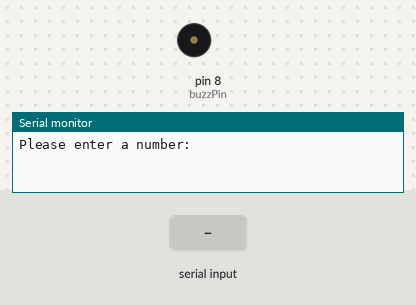
Recording of a sketch running on a simulated Arduino Uno, built with avr-gcc and run on an emulated ATmega328P. Parts: buzzer (waves = sounding, pin HIGH), the last lines printed to the serial monitor. Inputs (shaded band) come from the test bench.

Above: at 1.2 s.
1.3 s: "90,45\n" received over Serial
At 2.6 s:
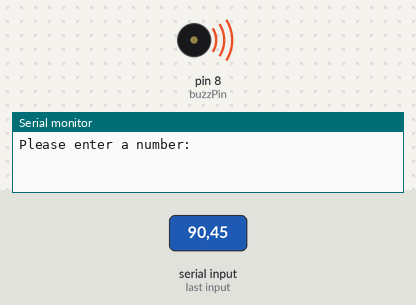
4.3 s: "30,150\n" received over Serial
At 9.9 s:
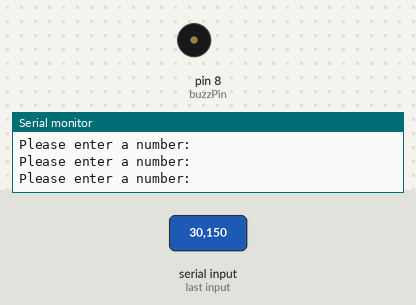
Timing chart, 0 to 11.4 s (numbered marks = the images above; inputs shaded):
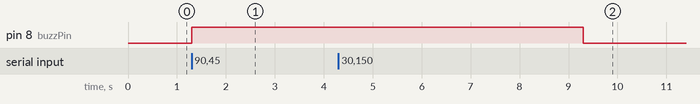

The sketch:

Lesson22_New_Ard.ino
```cpp
int myNumb;
int buzzPin = 8;
int delayT = 2000;
String msg1 = "Please enter a number: ";


void setup() {
  // put your setup code here, to run once:
Serial.begin(9600);
pinMode(buzzPin,OUTPUT);

}

void loop() {
  // put your main code here, to run repeatedly:

Serial.println(msg1);
while (Serial.available()==0){
  }
myNumb = Serial.parseInt();
if (myNumb > 10){
  digitalWrite(buzzPin,HIGH);
  delay(delayT);
  digitalWrite(buzzPin,LOW);
}

}
```

Measured:
- after the input at 1.3 s, pin 8 (buzzPin): LOW → HIGH at once
- after the input at 4.3 s, pin 8 (buzzPin): HIGH → LOW after 5.0 s instead of 1.0 s
